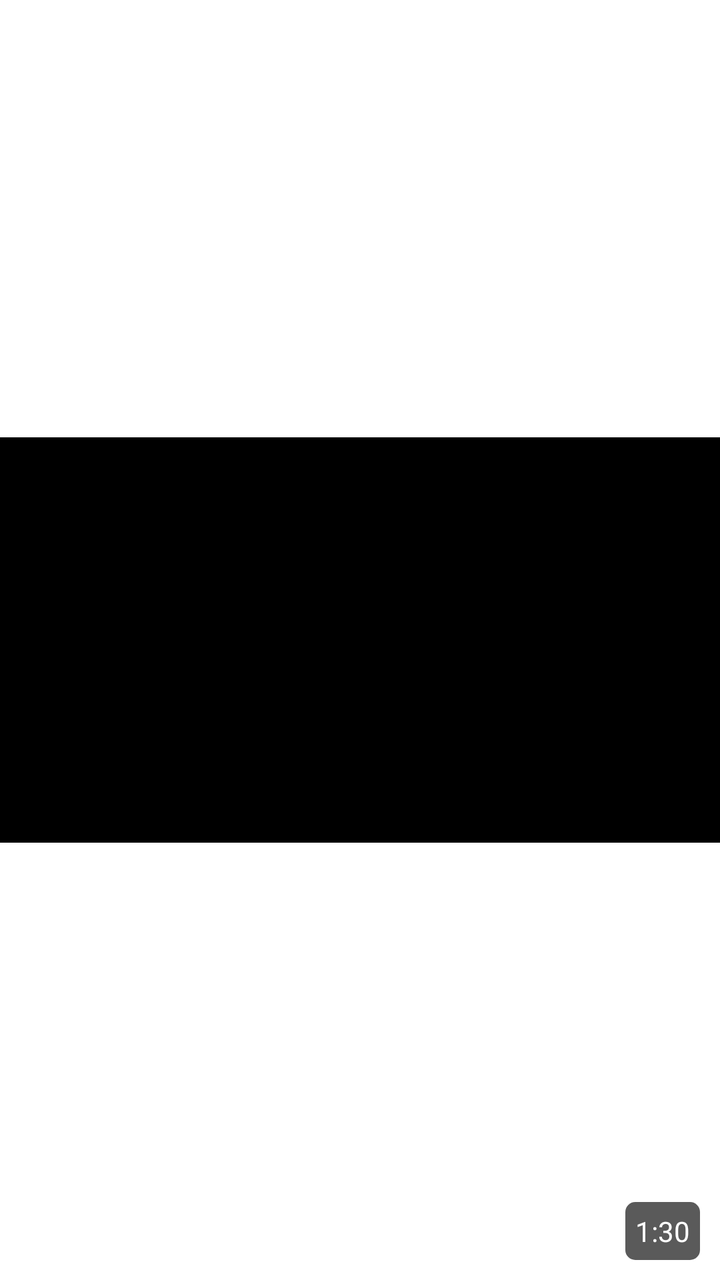
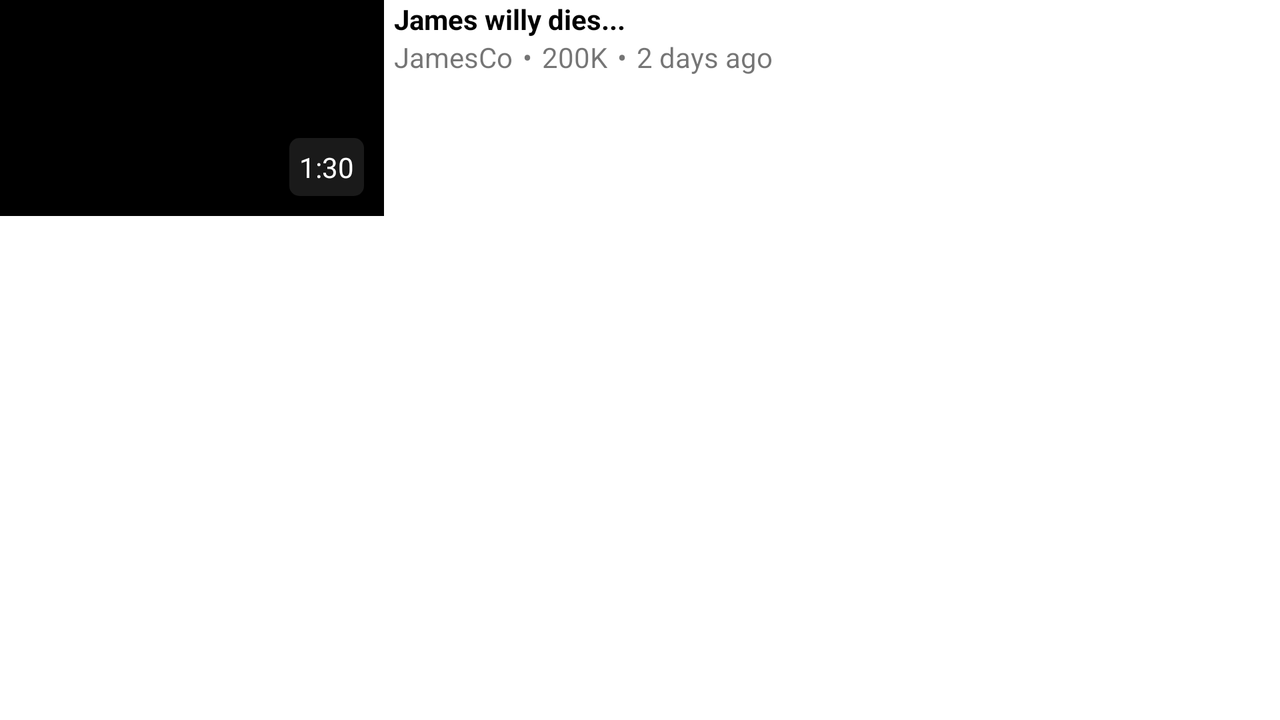

Two renders of one Android screen. The first uses the default layout on a phone; the second uses the alternative layout the repository ships for a different screen configuration, on a matching device. The two XML files are below.
<!-- AndroidManifest.xml: application theme Theme.Invid -->
<!-- res/layout/vid_display.xml -->
<?xml version="1.0" encoding="utf-8"?>
<LinearLayout
    xmlns:android="http://schemas.android.com/apk/res/android"
    android:layout_width="match_parent"
    android:layout_height="wrap_content"
    android:id="@+id/vid_display"
    android:orientation="vertical">
    <RelativeLayout
        android:layout_width="wrap_content"
        android:layout_height="wrap_content">
        <ImageView
            android:id="@+id/vid_image"
            android:layout_width="match_parent"
            android:layout_height="match_parent"
            android:layout_alignParentLeft="true"
            android:layout_alignParentTop="true"
            android:adjustViewBounds="true"
            android:clickable="true"
            android:src="@drawable/video_thumbnail"/>
        <TextView
            android:id="@+id/vid_length"
            android:layout_width="wrap_content"
            android:layout_height="wrap_content"
            android:text="1:30"
            android:textColor="@color/video_length"
            android:layout_alignBottom="@id/vid_image"
            android:layout_alignParentRight="true"
            android:background="@drawable/video_length"
            android:padding="5dp"
            android:layout_marginBottom="10dp"
            android:layout_marginRight="10dp"/>
    </RelativeLayout>
    <TextView
        android:id="@+id/vid_title"
        android:layout_width="wrap_content"
        android:layout_height="wrap_content"
        android:textStyle="bold"
        android:textColor="@color/title"
        android:text="James willy dies..."
        android:layout_marginTop="10dp"
        android:paddingLeft="10dp"
        android:paddingRight="10dp"/>
    <LinearLayout
        android:layout_width="wrap_content"
        android:layout_height="wrap_content"
        android:paddingLeft="10dp"
        android:paddingRight="10dp">
        <TextView
            android:id="@+id/vid_creator"
            android:layout_width="wrap_content"
            android:layout_height="wrap_content"
            android:textAppearance="@style/TextAppearance.AppCompat.Small"
            android:text="JamesCo"/>
        <TextView
            android:layout_width="wrap_content"
            android:layout_height="wrap_content"
            android:text="•"
            android:textAppearance="@style/TextAppearance.AppCompat.Small"
            android:layout_marginLeft="5dp"
            android:layout_marginRight="5dp"/>
        <TextView
            android:id="@+id/vid_views"
            android:layout_width="wrap_content"
            android:layout_height="wrap_content"
            android:textAppearance="@style/TextAppearance.AppCompat.Small"
            android:text="200K"/>
        <TextView
            android:layout_width="wrap_content"
            android:layout_height="wrap_content"
            android:text="•"
            android:textAppearance="@style/TextAppearance.AppCompat.Small"
            android:layout_marginLeft="5dp"
            android:layout_marginRight="5dp"/>
        <TextView
            android:id="@+id/vid_date"
            android:layout_width="wrap_content"
            android:layout_height="wrap_content"
            android:textAppearance="@style/TextAppearance.AppCompat.Small"
            android:text="2 days ago"/>
    </LinearLayout>
    <View
        android:layout_width="match_parent"
        android:layout_height="40dp" />
</LinearLayout>
<!-- resources referenced by this layout -->
<resources>
  <color name="title">@color/black</color>
  <color name="video_length">@color/white</color>
  <!-- drawable video_length (drawable) -->
  <?xml version="1.0" encoding="utf-8"?>
  <shape xmlns:android="http://schemas.android.com/apk/res/android"
      android:shape="rectangle">
      <solid android:color="@color/video_length_background"/>
      <corners android:radius="5dp"/>
  </shape>
  <!-- drawable video_thumbnail: png bitmap (drawable, 3237 bytes) -->
  <style name="Theme.Invid" parent="Theme.MaterialComponents.DayNight.DarkActionBar">
          
          <item name="colorPrimary">@color/purple_500</item>
          <item name="colorPrimaryVariant">@color/purple_700</item>
          <item name="colorOnPrimary">@color/white</item>
          
          <item name="colorSecondary">@color/teal_200</item>
          <item name="colorSecondaryVariant">@color/teal_700</item>
          <item name="colorOnSecondary">@color/black</item>
          
          <item name="android:statusBarColor">?attr/colorPrimaryVariant</item>
          
      </style>
  <color name="black">#FF000000</color>
  <color name="white">#FFFFFFFF</color>
  <color name="video_length_background">#bf232323</color>
  <color name="purple_500">#FF6200EE</color>
  <color name="purple_700">#FF3700B3</color>
  <color name="teal_200">#FF03DAC5</color>
  <color name="teal_700">#FF018786</color>
</resources>
<!-- res/layout-land/vid_display.xml (the author's variant of the layout above) -->
<!-- drawn on the phone turned sideways -->
<?xml version="1.0" encoding="utf-8"?>
<androidx.constraintlayout.widget.ConstraintLayout
    xmlns:android="http://schemas.android.com/apk/res/android"
    xmlns:app="http://schemas.android.com/apk/res-auto"
    xmlns:tools="http://schemas.android.com/tools"
    android:layout_width="match_parent"
    android:layout_height="wrap_content"
    android:id="@+id/vid_display"
    android:orientation="vertical">
    <androidx.constraintlayout.widget.ConstraintLayout
        android:id="@+id/thumbnail_view"
        app:layout_constraintTop_toTopOf="parent"
        app:layout_constraintLeft_toLeftOf="parent"
        android:layout_width="0dp"
        android:layout_height="match_parent"
        app:layout_constraintWidth_percent=".30"
        app:layout_constraintWidth_default="percent"
        app:layout_constraintHeight_percent=".45"
        app:layout_constraintHeight_default="percent">
        <ImageView
            android:id="@+id/vid_image"
            android:layout_width="wrap_content"
            android:layout_height="wrap_content"
            app:layout_constraintLeft_toLeftOf="parent"
            app:layout_constraintTop_toTopOf="parent"
            android:adjustViewBounds="true"
            android:scaleType="centerCrop"
            android:clickable="true"
            android:src="@drawable/video_thumbnail"/>
        <TextView
            android:id="@+id/vid_length"
            android:layout_width="wrap_content"
            android:layout_height="wrap_content"
            app:layout_constraintRight_toRightOf="@id/vid_image"
            app:layout_constraintBottom_toBottomOf="@id/vid_image"
            android:text="1:30"
            android:textColor="@color/video_length"
            android:layout_alignBottom="@id/vid_image"
            android:background="@drawable/video_length"
            android:padding="5dp"
            android:layout_marginBottom="10dp"
            android:layout_marginRight="10dp"/>
    </androidx.constraintlayout.widget.ConstraintLayout>
    <LinearLayout
        android:layout_width="wrap_content"
        android:layout_height="match_parent"
        app:layout_constraintLeft_toRightOf="@id/thumbnail_view">
        <LinearLayout
            android:layout_width="wrap_content"
            android:layout_height="wrap_content"
            android:orientation="vertical">
            <TextView
                android:id="@+id/vid_title"
                android:layout_width="wrap_content"
                android:layout_height="wrap_content"
                android:textStyle="bold"
                android:textColor="@color/title"
                android:text="James willy dies..."
                android:ellipsize="end"
                android:maxLines="2"
                android:paddingLeft="5dp"/>
            <LinearLayout
                android:layout_width="wrap_content"
                android:layout_height="wrap_content"
                android:paddingLeft="5dp">
                <TextView
                    android:id="@+id/vid_creator"
                    android:layout_width="wrap_content"
                    android:layout_height="wrap_content"
                    android:textAppearance="@style/TextAppearance.AppCompat.Small"
                    android:text="JamesCo"/>
                <TextView
                    android:layout_width="wrap_content"
                    android:layout_height="wrap_content"
                    android:text="•"
                    android:textAppearance="@style/TextAppearance.AppCompat.Small"
                    android:layout_marginLeft="5dp"
                    android:layout_marginRight="5dp"/>
                <TextView
                    android:id="@+id/vid_views"
                    android:layout_width="wrap_content"
                    android:layout_height="wrap_content"
                    android:textAppearance="@style/TextAppearance.AppCompat.Small"
                    android:text="200K"/>
                <TextView
                    android:layout_width="wrap_content"
                    android:layout_height="wrap_content"
                    android:text="•"
                    android:textAppearance="@style/TextAppearance.AppCompat.Small"
                    android:layout_marginLeft="5dp"
                    android:layout_marginRight="5dp"/>
                <TextView
                    android:id="@+id/vid_date"
                    android:layout_width="wrap_content"
                    android:layout_height="wrap_content"
                    android:textAppearance="@style/TextAppearance.AppCompat.Small"
                    android:text="2 days ago"/>
            </LinearLayout>
        </LinearLayout>
    </LinearLayout>

    <View
        app:layout_constraintTop_toBottomOf="@id/thumbnail_view"
        android:layout_width="match_parent"
        android:layout_height="40dp" />
</androidx.constraintlayout.widget.ConstraintLayout>
